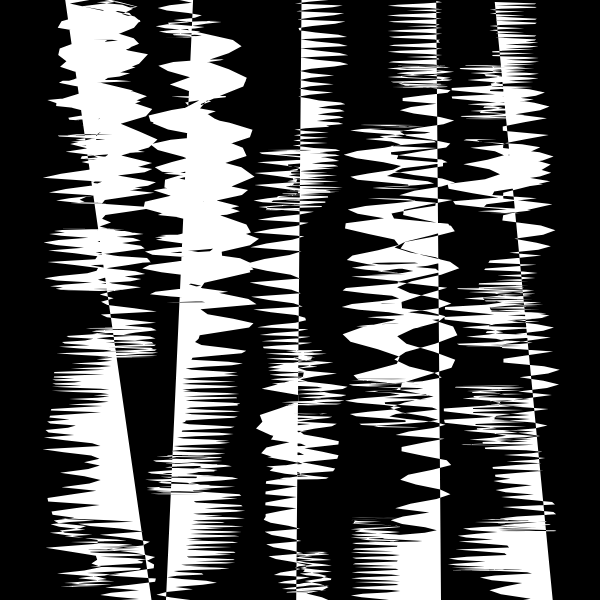
Frame 1 (no input)
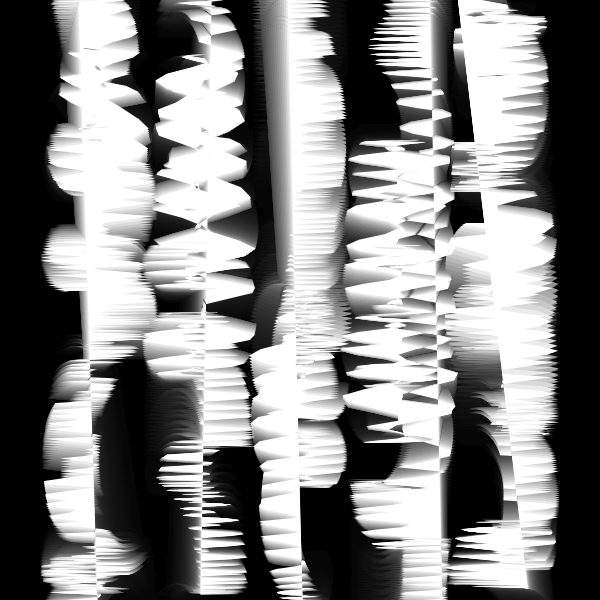
Frame 60 (no input)
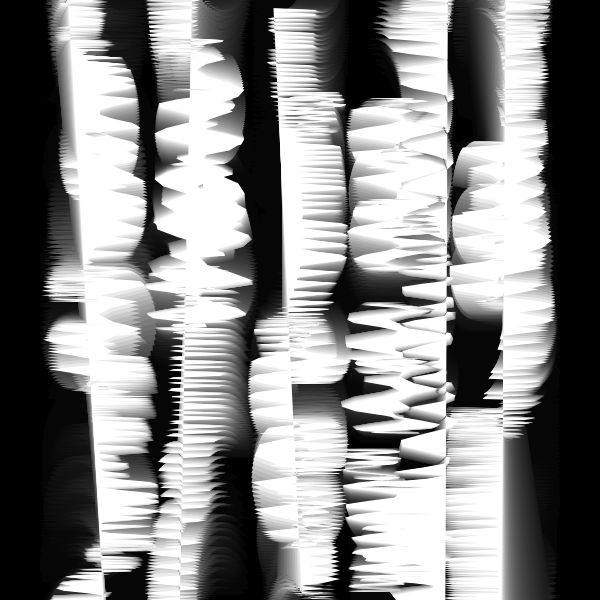
Frame 120 (the mouse pressed at the canvas centre since frame 60)

The p5.js sketch that drew these frames (run headless with seeded random() and noise() and a simulated clock; from frame 60 on, the mouse is pressed at the canvas centre):

// p5.js sketch
// ── sketch.js
//inspo from Fiona 

let moverSystems = [];
let num = 10;
let cells, cols, rows;
let offset, margin;
let cellW, cellH;
let bg;
let graphics;



function setup() {
  w = 600;
  var canvas;
    if(windowWidth>=600 && windowHeight >=600){
      canvas = createCanvas(600, 600);
    }
    else{
      canvas = createCanvas(windowWidth, windowHeight - 100);
    }

  var x = (windowWidth - width) / 2;
  var y = (windowHeight - height) / 2;

  canvas.position(x, y);
  background(0);
  noStroke();

}
var t = 0;

function draw(){
  background(0, 20)
  t+=1/500
  for(var x=100;x<width;x+=100){
    beginShape()
    for(var y=-40;y<height+40;y++){
      var a=noise(x,y/width,t)*100
    　var b=noise(x,y/width-t)*3
       vertex(x+sin(b)*(cos(a)-sin(x|y))*30,y+sin(a)*50)
     }endShape()
  }
}
